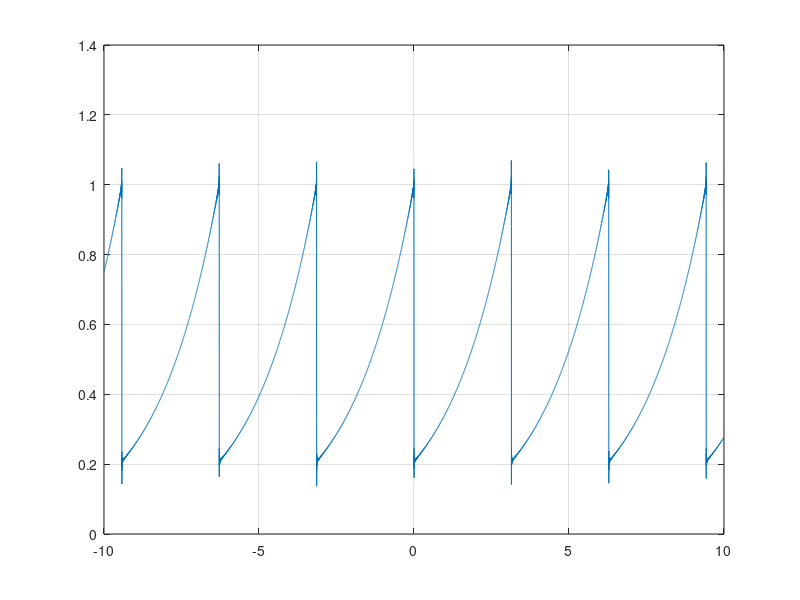

This figure's MATLAB source:
t=-10:0.001:10;
T=pi;
w=2*pi*(1/T)
a0 = 0.504
ft=a0
for n=1:1000
  k=n*pi
  ft = ft+(4/pi)*((1-exp(-pi/2))/(1+16*n^2))*cos(n*w*t);
  ft=  ft-(4/pi)*(4*n)*((1-exp(-pi/2))/(1+16*n^2))*sin(n*w*t);
end
plot(t,ft)
grid
